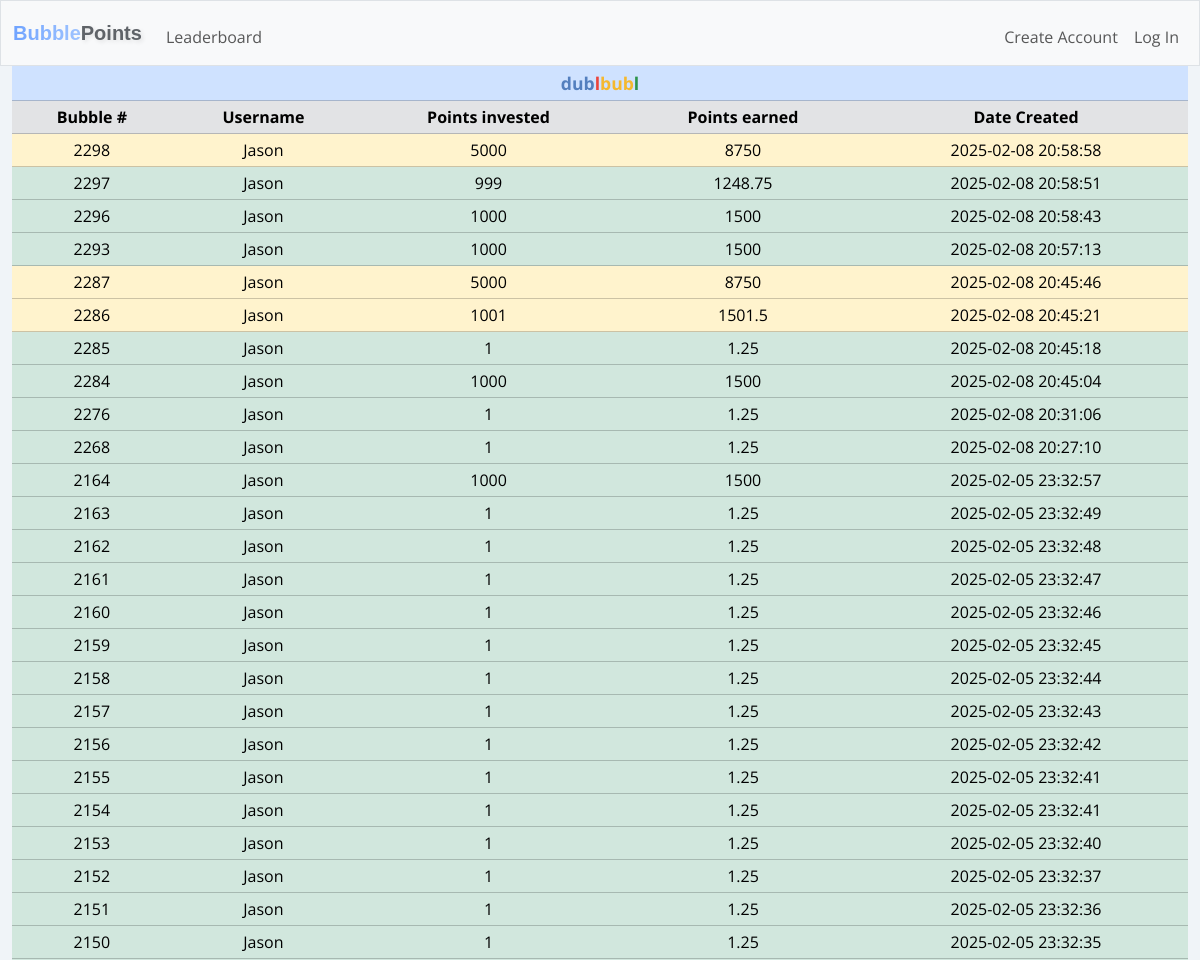
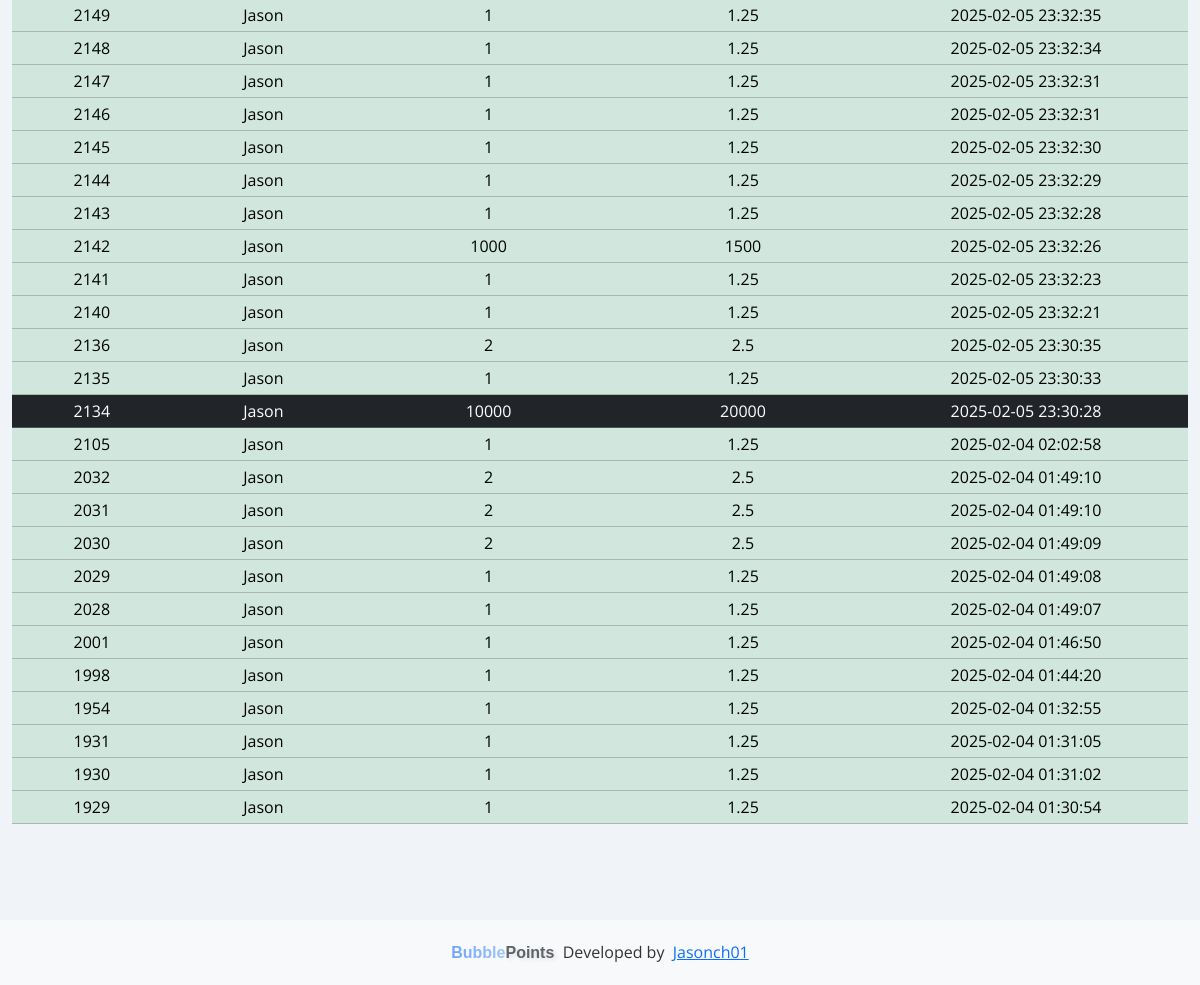
Before: /history with the older database file (2 pictures, top to bottom).
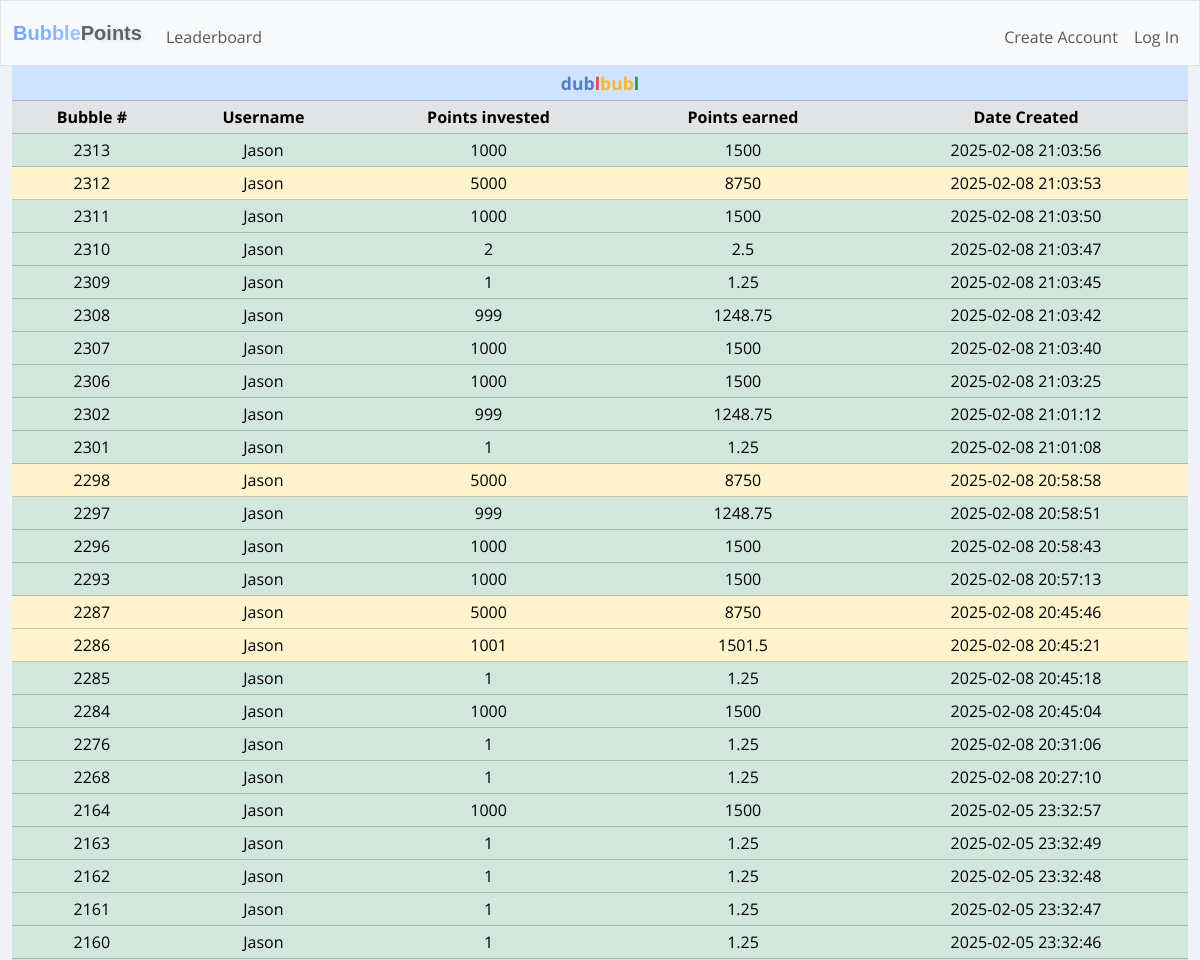
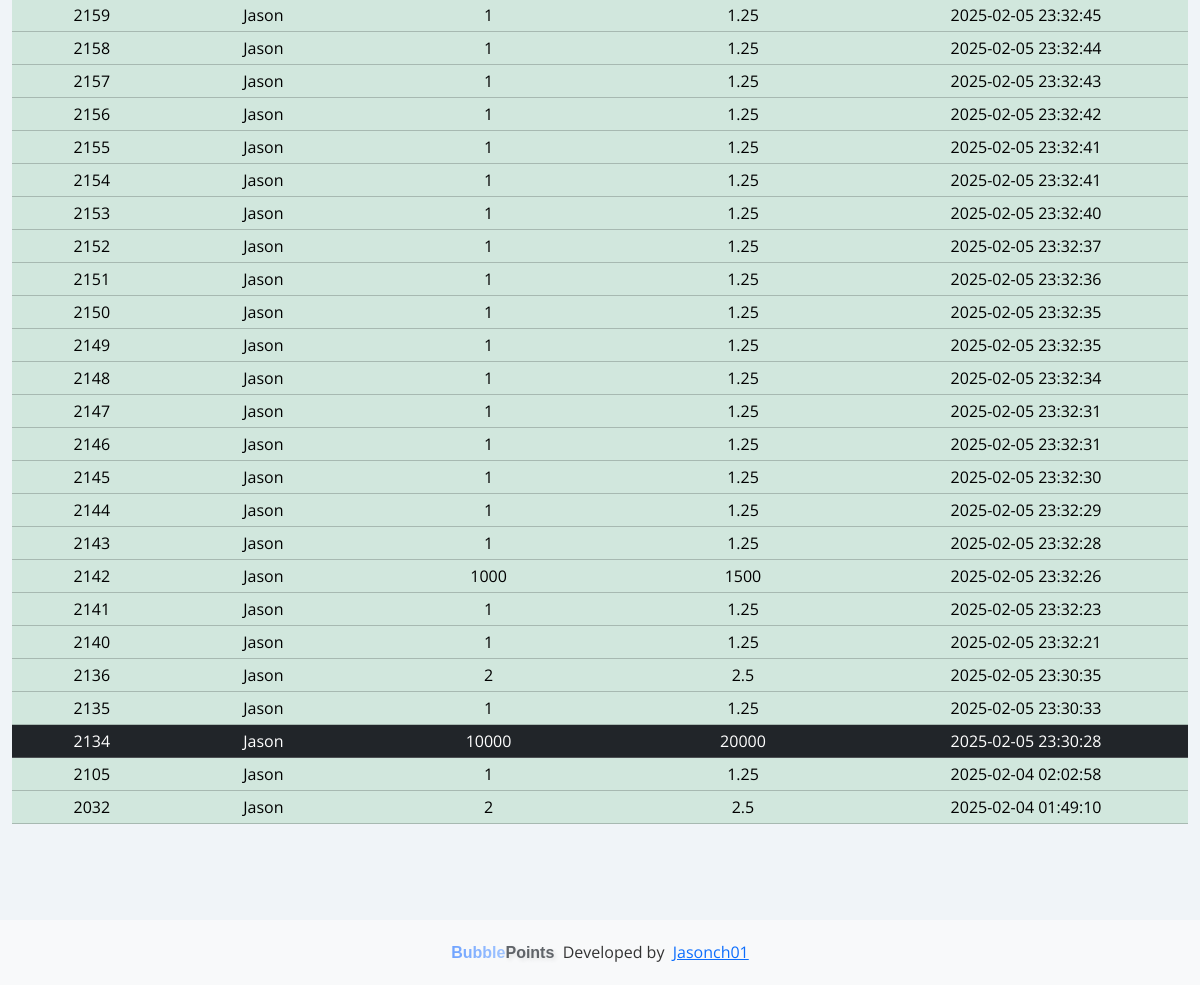
After: the same page with the newer database file (2 pictures, top to bottom).
### tables this page shows
CREATE TABLE dublbubl_history (
        history_id INTEGER PRIMARY KEY AUTOINCREMENT NOT NULL,
        user_id INTEGER NOT NULL,
        username TEXT NOT NULL,       
        row_id INTEGER NOT NULL,
        creator_id INTEGER NOT NULL,
        creator_username TEXT NOT NULL,
        points_in INTEGER NOT NULL,
        points_out INTEGER NOT NULL,
        date_created TEXT NOT NULL,
        date_archived TEXT NOT NULL
    );

### app.py (the view)
@app.route("/history", methods=["GET", "POST"])
def history():
    dublbubl_history = cur.execute("SELECT row_id, creator_username, points_in, points_out, date_created FROM dublbubl_history users ORDER BY row_id DESC LIMIT 50").fetchall()
    if request.method == "POST":
        return redirect("/")
    else:
        return render_template("history.html", dublbubl_history=dublbubl_history)

### app.py (called while the page is built)
@app.after_request
def after_request(response):
    response.headers["Cache-Control"] = "no-cache, no-store, must-revalidate"
    response.headers["Expires"] = 0
    response.headers["Pragma"] = "no-cache"
    return response

### templates/history.html
{% extends "layout.html" %}
{% block main %}
<table class="table table-success table-sm text-center history">
  <thead class="table-primary">
    <tr class="table-primary">
      <th class="table-primary" colspan="5"><div class="table-header"><span class="blue">dub</span><span class="red">l</span><span class="yellow">bub</span><span class="green">l</span></div></th>
    </tr>
  </thead>
  <thead>
    <tr class="table-secondary">
      <th>Bubble #</th>
      <th>Username</th>
      <th>Points invested</th>
      <th>Points earned</th>
      <th>Date Created</th>
    </tr>
  </thead>
  <tbody id="dublbubl">
    {% for row in dublbubl_history %}
    <tr class="
    {% if row[2] == 10000 %}
      table-dark
    {% elif row[2] > 5000 %}
      table-danger
    {% elif row[2] > 1000 %}
      table-warning
    {% else %}
      table-success
    {% endif %}
    ">
      <td>{{ row[0] }}</td>
      <td>{{ row[1] }}</td>
      <td>{{ row[2] }}</td>
      <td>{{ row[3] }}</td>
      <td>{{ row[4] }}</td>
    </tr>
    {% endfor %}
  </tbody>
</table>
{% endblock %}

Changed rows visible on the page:
no longer on this page (row unchanged): dublbubl_history: row "2031", creator_username "Jason", points_in "2", points_out "2.5", date_created "2025-02-04 01:49:10"
no longer on this page (row unchanged): dublbubl_history: row "2030", creator_username "Jason", points_in "2", points_out "2.5", date_created "2025-02-04 01:49:09"
no longer on this page (row unchanged): dublbubl_history: row "2029", creator_username "Jason", points_in "1", points_out "1.25", date_created "2025-02-04 01:49:08"
no longer on this page (row unchanged): dublbubl_history: row "2028", creator_username "Jason", points_in "1", points_out "1.25", date_created "2025-02-04 01:49:07"
no longer on this page (row unchanged): dublbubl_history: row "2001", creator_username "Jason", points_in "1", points_out "1.25", date_created "2025-02-04 01:46:50"
no longer on this page (row unchanged): dublbubl_history: row "1998", creator_username "Jason", points_in "1", points_out "1.25", date_created "2025-02-04 01:44:20"
no longer on this page (row unchanged): dublbubl_history: row "1954", creator_username "Jason", points_in "1", points_out "1.25", date_created "2025-02-04 01:32:55"
no longer on this page (row unchanged): dublbubl_history: row "1931", creator_username "Jason", points_in "1", points_out "1.25", date_created "2025-02-04 01:31:05"
no longer on this page (row unchanged): dublbubl_history: row "1930", creator_username "Jason", points_in "1", points_out "1.25", date_created "2025-02-04 01:31:02"
no longer on this page (row unchanged): dublbubl_history: row "1929", creator_username "Jason", points_in "1", points_out "1.25", date_created "2025-02-04 01:30:54"
added dublbubl_history: row "2313", creator_username "Jason", points_in "1000", points_out "1500", date_created "2025-02-08 21:03:56"
added dublbubl_history: row "2312", creator_username "Jason", points_in "5000", points_out "8750", date_created "2025-02-08 21:03:53"
added dublbubl_history: row "2311", creator_username "Jason", points_in "1000", points_out "1500", date_created "2025-02-08 21:03:50"
added dublbubl_history: row "2310", creator_username "Jason", points_in "2", points_out "2.5", date_created "2025-02-08 21:03:47"
added dublbubl_history: row "2309", creator_username "Jason", points_in "1", points_out "1.25", date_created "2025-02-08 21:03:45"
added dublbubl_history: row "2308", creator_username "Jason", points_in "999", points_out "1248.75", date_created "2025-02-08 21:03:42"
added dublbubl_history: row "2307", creator_username "Jason", points_in "1000", points_out "1500", date_created "2025-02-08 21:03:40"
added dublbubl_history: row "2306", creator_username "Jason", points_in "1000", points_out "1500", date_created "2025-02-08 21:03:25"
added dublbubl_history: row "2302", creator_username "Jason", points_in "999", points_out "1248.75", date_created "2025-02-08 21:01:12"
added dublbubl_history: row "2301", creator_username "Jason", points_in "1", points_out "1.25", date_created "2025-02-08 21:01:08"
